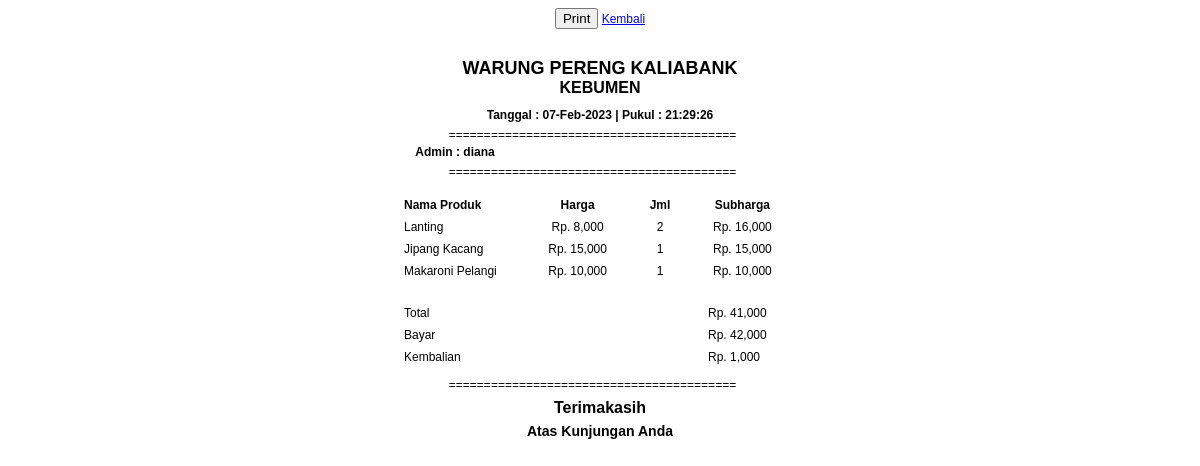
Screenshot of /admin/nota.php?idtran=9 (signed in) with the database file from the repository.
### tables this page shows
CREATE TABLE `transaksi` (
  `id_transaksi` int(8) NOT NULL,
  `tgl_transaksi` date NOT NULL,
  `total_transaksi` int(11) NOT NULL,
  `bayar` int(11) NOT NULL,
  `kembalian` int(11) NOT NULL,
  `id_pengguna` int(5) NOT NULL
);

CREATE TABLE `pengguna` (
  `id_pengguna` int(5) NOT NULL,
  `nama` varchar(70) NOT NULL,
  `username` varchar(70) NOT NULL,
  `password` varchar(15) NOT NULL
);

CREATE TABLE `detail_transaksi` (
  `id_transaksi` int(8) NOT NULL,
  `id_produk` int(8) NOT NULL,
  `harga` int(11) NOT NULL,
  `jumlah` int(11) NOT NULL
);

CREATE TABLE `produk` (
  `id_produk` int(8) NOT NULL,
  `nama_produk` varchar(100) NOT NULL,
  `harga` int(11) NOT NULL,
  `stok` int(11) NOT NULL,
  `id_kategori` int(5) NOT NULL
);

### admin/nota.php (the view, shortened to what this page needs)
<?php
include "../library/connection.php";
$idtransaksi = $_GET['idtran'];
$query = mysqli_query($con, "SELECT * FROM transaksi LEFT JOIN pengguna ON transaksi.id_pengguna = pengguna.id_pengguna WHERE id_transaksi ='$idtransaksi'");
$row = mysqli_fetch_assoc($query);
?>
<!DOCTYPE html>
<html moznomarginboxes mozdisallowselectionprint>
<head>
</head>
<body>
    <div align="center">
        <span class="noprint">
            <input class="noprint" type="button" value="Print" onclick="window.print()">
            <a class="noprint" href="../index.php?hal=transaksi">Kembali</a>
        </span>
        <br /><br />
        <form class="form-transaksibayar">
            <h2 class="nama-nota">WARUNG PERENG KALIABANK</h2>
            <h3 class="nama-nota" style=" margin-top: -15px; font-size: 16px;">KEBUMEN</h3>
            <h4 class="nama-nota" style="margin-top: -5px;">
            <?php
                $tanggal = mktime(date("m"), date("d"), date("Y"));
                echo "Tanggal : " . date("d-M-Y", $tanggal) . " ";
                $jam = date("H:i:s");
                echo "| Pukul : " . $jam . " " . "";
                ?>
            </h4>
            <p style="margin-top: -10px; margin-left: -15px;">=========================================</p>
           <br>
           <h4 style="margin-top: -23px; margin-left: -290px;"> Admin : <?= $row['username'] ?> </h4>
            <p style="margin-top: -10px; margin-left: -15px;">=========================================</p>
            <table style="margin-top: 15px; " border="0" id="dataTable" width="400" cellspacing="0">
                <thead>
                    <tr>
                        <th style="width: 30%; text-align: left;">Nama Produk</th>
                        <th>Harga</th>
                        <th>Jml</th>
                        <th>Subharga</th>
                    </tr>
                </thead>
                <tbody>
                    <?php
                    $query2 = mysqli_query($con, "SELECT * FROM  detail_transaksi LEFT JOIN produk ON
            detail_transaksi.id_produk=produk.id_produk WHERE detail_transaksi.id_transaksi='$_GET[idtran]'");
                    while ($data = mysqli_fetch_assoc($query2)) {
                        $subharga = $data['harga'] * $data['jumlah'];
                    ?>
                        <tr>
                            <td><?= $data['nama_produk'] ?></td>
                            <td style="text-align: center;">Rp. <?= number_format($data['harga']) ?></td>
                            <td style="text-align: center;"><?= $data['jumlah'] ?></td>
                            <td style="text-align: center;">Rp. <?= number_format($subharga) ?></td>
                        </tr>
                    <?php
                    }
                    ?>
                </tbody>
            </table>
            <table style="margin-top: 20px;" border=" 0" id="dataTable" width="400" cellspacing="0">
                <tr>
                    <td style="width: 76%;">Total</td>
                    <td>Rp. <?= number_format($row['total_transaksi']) ?></td>
                </tr>
                <tr>
                    <td>Bayar </td>
                    <td>Rp. <?= number_format($row['bayar']) ?></td>
                </tr>
                <tr>
                    <td>Kembalian</td>
                    <td>Rp. <?= number_format($row['kembalian']) ?></td>
                </tr>
            </table>
            <table border=" 0" id="dataTable" width="400" cellspacing="0">
                <p style="margin-top: 10px; margin-left: -15px;">=========================================</p>
                <h3 style="margin-top: -5px; font-size: 16px; ">Terimakasih</h3>
                <h3 style="margin-top: -10px;">Atas Kunjungan Anda</h3>
            </table>
        </form>
</body>
</html>

### admin/nota.php (style rules this page uses)
body { font-family: verdana, arial, sans-serif; font-size: 12px; }
th, td { padding: 4px 4px 4px 4px; }
th { border-top: none; border-bottom: none; }
td { border-bottom: none; }
td, th { font-size: 12px; }

### rows the page displays
transaksi: id_pengguna.username "diana", total_transaksi "41,000", bayar "42,000", kembalian "1,000"
detail_transaksi: id_produk.nama_produk "Lanting", id_produk.harga "8,000", jumlah "2", subharga "16,000"
detail_transaksi: id_produk.nama_produk "Jipang Kacang", id_produk.harga "15,000", jumlah "1", subharga "15,000"
detail_transaksi: id_produk.nama_produk "Makaroni Pelangi", id_produk.harga "10,000", jumlah "1", subharga "10,000"
